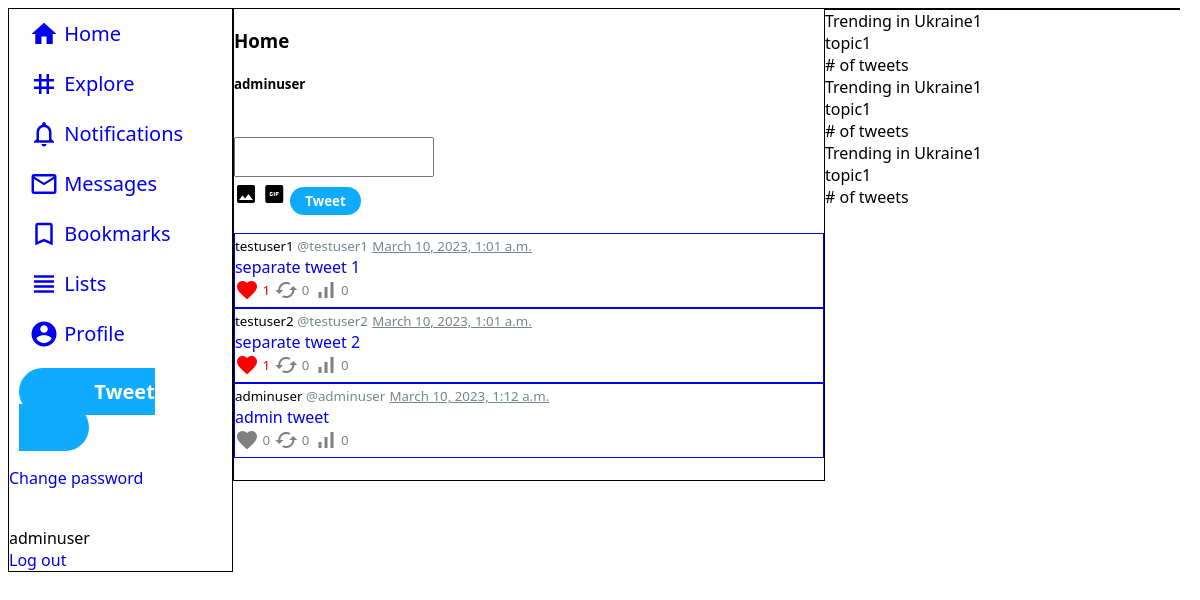
Page /feed/ (signed in) on the earlier database version.
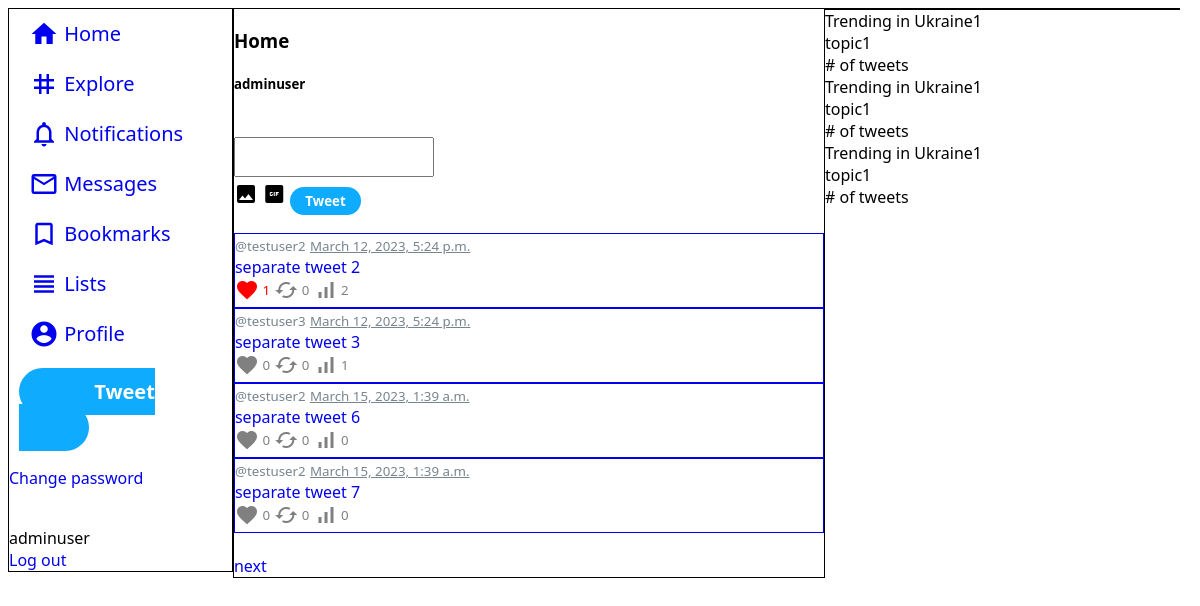
Same page on the later database version.
### twitter/models.py (models this page shows, shortened)
class Tweet(models.Model):
  author = models.ForeignKey(User, on_delete=models.CASCADE)
  text = models.TextField(max_length=280)
  when = models.DateTimeField(auto_now_add=True)  # first created. can edit tweets with twitter blue only
  replied_to = models.ForeignKey('self', on_delete=models.CASCADE, null=True, related_name='replied')
  retweeted_from = models.ForeignKey('self', on_delete=models.CASCADE, null=True, related_name='retweeted')
  pic1 = models.ImageField(upload_to='tweetpics', blank=True)
  pic2 = models.ImageField(upload_to='tweetpics', blank=True)
  pic3 = models.ImageField(upload_to='tweetpics', blank=True)
  pic4 = models.ImageField(upload_to='tweetpics', blank=True)
  likes = models.ManyToManyField(User, symmetrical=False, related_name='tweet_likes')
  retweets = models.ManyToManyField(User, symmetrical=False, related_name='tweet_retweets')
  replies = models.ManyToManyField('self', symmetrical=False, related_name='tweet_replies')
  views = models.IntegerField(default=0)
  is_pinned = models.BooleanField(default=False)

class User(AbstractUser):
  username_validator = UsernameValidator()
  email_validator = EmailValidator()
  url_validator = URLValidator()
  phone_validator = PhoneValidator()
  username = models.CharField(_("username"),
                              max_length=15, unique=True,
                              help_text=_("Required. 15 characters or fewer. Letters, digits and _ only."),
                              validators=[username_validator],
                              error_messages={"unique": _("A user with that username already exists."), }, )
  email = models.EmailField(_('email'),
                            unique=True,
                            error_messages={"unique": _("A user with that email already exists."), },
                            validators=[email_validator], )
  phone = models.CharField(_("phone"),
                           max_length=20, unique=True, blank=True, null=True,
                           help_text=_("Full phone number with country code"),
                           validators=[username_validator],
                           error_messages={"unique": _("A user with that phone number already exists."), }, )
  name = models.CharField(max_length=50)
  link = models.CharField(max_length=50, blank=True, validators=[url_validator])
  userpic = models.ImageField(default='default.jpg', upload_to='userpics')
  background = models.ImageField(default='default.jpg', upload_to='backgrounds')
  is_verified = models.BooleanField(default=False)
  bio = models.TextField(max_length=160, blank=True)
  blocked = models.ManyToManyField('self', symmetrical=False, related_name='user_blocked')
  muted = models.ManyToManyField('self', symmetrical=False, related_name='user_muted')
  followers = models.ManyToManyField('self', symmetrical=False, related_name='user_followers')
  following = models.ManyToManyField('self', symmetrical=False, related_name='user_following')
  conversations = models.ManyToManyField('Conversation', symmetrical=False, related_name='user_conversations')
  tweets = models.ManyToManyField('Tweet', symmetrical=False, related_name='user_tweets')
  likes = models.ManyToManyField('Tweet', symmetrical=False, related_name='user_likes')
  bookmarks = models.ManyToManyField('Tweet', symmetrical=False, related_name='user_bookmarks')
  notifications = models.ManyToManyField('Notification', symmetrical=False, related_name='user_notifications')
  is_private = models.BooleanField(default=False)
  lists = models.ManyToManyField('TweetList', symmetrical=False, related_name='user_lists')
  def __str__(self):
    return f'{self.username}'

### twitter/views.py (the view)
# urls.py: path('feed/', feed, name='feed'),
@login_required
def feed(request):
  try:
    current_user = User.objects.get(username=request.user)
    tweets=Tweet.objects.filter(replied_to__isnull=True).filter(author__in=current_user.following.all())
    paginator=Paginator(tweets,4)
    page_number=request.GET.get('page')
    page_obj=paginator.get_page(page_number)
    form = TweetCreateForm()
    return render(request,'twitter/feed.html',{'tweets':page_obj, 'form':form})
  except ObjectDoesNotExist:
    error_message = "does_not_exist"
    return render(request, 'twitter/userfeed.html', {'error_message': error_message})

### twitter/admin.py
class TweetCreateForm(forms.ModelForm):
  class Meta:
    model = Tweet
    fields = ("text", "pic1")

### twitter/templates/twitter/feed.html (shortened to what this page needs)
{% extends 'twitter/base.html' %}
{% block tweets %}
<section class="col mid">
<h3>Home</h3>
<h5>{{user}}</h5>
  <br>
{% include 'twitter/send_tweet.html' %}
{% include 'twitter/tweets.html' %}
</section>
{% endblock %}
{% block trends %}
<section class="col right"></section>
{% include 'twitter/trends.html' %}
{% endblock %}

### twitter/templates/twitter/tweets.html (shortened to what this page needs)
{% for tweet in tweets %}
<a class="tweet" href="{% url 'detail' tweet.author tweet.pk %}">
  <form style="display:inline;" action="{% url 'userfeed' tweet.author.pk %}">
    <button type="submit">
      <span class="tweet-userlink-name">{{tweet.author.name}}</span>
      <span class="tweet-userlink-username">@{{tweet.author.username}}</span>
    </button>
  <form style="display:inline;" action="{% url 'detail' tweet.author tweet.pk %}">
    <button class="tweet-userlink-time" type="submit">{{ tweet.when }}</button>
  </form>
    <div class="tweet-text">{{ tweet.text }}</div>
{% include 'twitter/tweet_buttons.html' %}
</a>
{% endfor %}
{% include 'twitter/tweet_pagination.html' %}

### twitter/templates/twitter/tweet_buttons.html (shortened to what this page needs)
{%if user in tweet.likes.all %}
<form style="display:inline" action="{% url 'dislike' tweet.pk %}" method="post">
  <button class="make-inactive-like" type="submit" name="tweet_pk" value="{{ tweet.pk }}">
    <span class="material-icons">favorite</span>
    <span class="counter">{{tweet.likes.count}}</span>
  </button>
</form>
{%else%}
  <form style="display:inline" action="{% url 'like' tweet.pk %}" method="post">
  <button class="make-active-like" type="submit" name="tweet_pk" value="{{ tweet.pk }}">
    <span class="material-icons make-active-like">favorite</span>
    <span class="counter">{{tweet.likes.count}}</span>
  </button>
</form>
{%endif%}
{%if user in tweet.retweets.all %}
<form style="display:inline" action="{% url 'unretweet' tweet.pk %}" method="post">
  {% csrf_token %}
  <button class="make-inactive-retweet" type="submit" name="tweet_pk" value="{{ tweet.pk }}">
    <span class="material-icons">cached</span>
    <span class="counter">{{tweet.retweets.count}}</span>
  </button>
</form>
{%else%}
  <form style="display:inline" action="{% url 'retweet' tweet.pk %}" method="post">
  <button class="make-active-retweet" type="submit" name="tweet_pk" value="{{ tweet.pk }}">
    <span class="material-icons">cached</span>
    <span class="counter">{{tweet.retweets.count}}</span>
  </button>
</form>
{%endif%}
<button class="views">
  <span class="material-icons make-active">signal_cellular_alt</span>
  <span class="counter">{{tweet.views}}</span>
</button>

Differences in the rows shown:
no longer on this page (row edited): Tweet: author.name "testuser1", author.username "testuser1", when "March 10, 2023, 1:01 a.m.", text "separate tweet 1", likes.count "1", retweets.count "0", views "0"
no longer on this page (row edited): Tweet: author.name "adminuser", author.username "adminuser", when "March 10, 2023, 1:12 a.m.", text "admin tweet", likes.count "0", retweets.count "0", views "0"
changed Tweet "separate tweet 2": when "March 10, 2023, 1:01 a.m." → "March 12, 2023, 5:24 p.m."; views "0" → "2"; author.name "testuser2" → (not shown)
now on this page (row edited): Tweet: author.username "testuser3", when "March 12, 2023, 5:24 p.m.", text "separate tweet 3", likes.count "0", retweets.count "0", views "1"
added Tweet: author.username "testuser2", when "March 15, 2023, 1:39 a.m.", text "separate tweet 6", likes.count "0", retweets.count "0", views "0"
added Tweet: author.username "testuser2", when "March 15, 2023, 1:39 a.m.", text "separate tweet 7", likes.count "0", retweets.count "0", views "0"
Other differences:
text now shown: "next"
